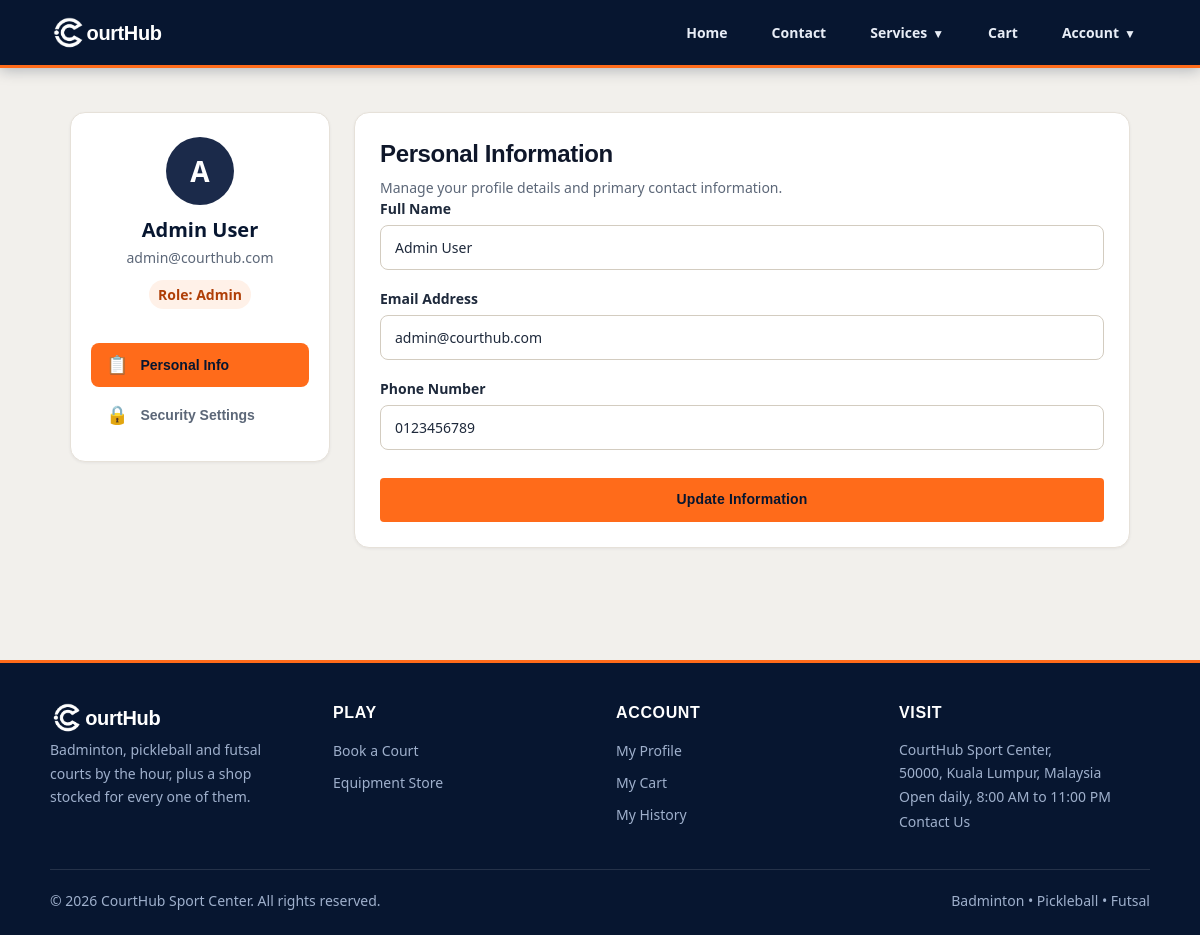
The page /auth/profile.php (signed in) on the database its author committed.
### tables this page shows
CREATE TABLE users (
    user_id         INT AUTO_INCREMENT PRIMARY KEY,
    full_name       VARCHAR(100) NOT NULL,
    email           VARCHAR(100) NOT NULL UNIQUE,
    password_hash   VARCHAR(255) NOT NULL,
    phone           VARCHAR(20),
    role            ENUM('customer', 'admin') NOT NULL DEFAULT 'customer',
    created_at      TIMESTAMP DEFAULT CURRENT_TIMESTAMP
);

### config/functions.php (called while the page is built, shortened)
<?php
function h($string) {
    return htmlspecialchars($string ?? '', ENT_QUOTES, 'UTF-8');
}
    ?>

### auth/profile.php (the view, shortened to what this page needs)
<?php
require_once __DIR__ . '/../config/db_connect.php';
require_once __DIR__ . '/../config/functions.php';
$user_id = $_SESSION['user_id'];
$stmt = $conn->prepare("SELECT full_name, email, phone, role, created_at FROM users WHERE user_id = ?");
$stmt->bind_param("i", $user_id);
$stmt->execute();
$current_user = $stmt->get_result()->fetch_assoc();
require_once __DIR__ . '/../includes/header.php';
$active_tab = 'tab-info';
?>
<div class="profile-layout">
    <aside class="profile-sidebar card">
        <div class="user-avatar">
            <?= h(strtoupper(substr($current_user['full_name'], 0, 1))) ?>
        </div>
        <h3 class="user-name"><?= h($current_user['full_name']) ?></h3>
        <p class="user-email"><?= h($current_user['email']) ?></p>
        <span class="tag">Role: <?= h(ucfirst($current_user['role'])) ?></span>
        <nav class="profile-nav">
            <button type="button" class="nav-tab <?= $active_tab === 'tab-info' ? 'active' : '' ?>" data-target="tab-info">
                <span class="nav-icon">📋</span>
                <span class="nav-text">Personal Info</span>
            </button>
            <button type="button" class="nav-tab <?= $active_tab === 'tab-security' ? 'active' : '' ?>" data-target="tab-security">
                <span class="nav-icon">🔒</span>
                <span class="nav-text">Security Settings</span>
            </button>
        </nav>
    </aside>
    <div class="profile-content">
        <div class="card tab-pane <?= $active_tab === 'tab-info' ? 'active' : '' ?>" id="tab-info">
            <h2>Personal Information</h2>
            <p class="muted">Manage your profile details and primary contact information.</p>
            <form method="POST" action="profile.php" id="profileInfoForm" class="auth-form" novalidate>
                <div class="form-group">
                    <label for="full_name">Full Name</label>
                    <input type="text" id="full_name" name="full_name" value="<?= h($current_user['full_name']) ?>" data-original="<?= h($current_user['full_name']) ?>" required>
                </div>
                <div class="form-group">
                    <label for="email">Email Address</label>
                    <input type="email" id="email" name="email" value="<?= h($current_user['email']) ?>" data-original="<?= h($current_user['email']) ?>" required>
                </div>
                <div class="form-group">
                    <label for="phone">Phone Number</label>
                    <input type="text" id="phone" name="phone" value="<?= h($current_user['phone']) ?>" data-original="<?= h($current_user['phone']) ?>" placeholder="e.g. 012-3456789" required>
                </div>
                <button type="submit" class="btn btn-auth-submit">Update Information</button>
            </form>
        </div>
    </div>
</div>
<?php require_once __DIR__ . '/../includes/footer.php'; ?>

### css/style.css (style rules this page uses)
:root { --color-surface: #ffffff; --color-page: #f2f0ec; --color-surface-muted: #eae6df; --color-border: #e6e1d9; --color-border-strong: #d3ccc0; --color-ink: #0f172a; --color-ink-strong: #1e293b; --color-ink-body: #334155; --color-ink-muted: #5c6778; --color-ink-subtle: #98a2b3; --color-primary: #3572d4; --color-primary-dark: #1546a0; --color-primary-soft: #90acf4; --color-navy: #1b2a4a; --color-navy-hover: #2c3e6b; --color-navy-deep: #071630; --focus-ring: 0 0 0 3px rgba(255, 107, 26, 0.32); --color-accent: #ff6b1a; --color-accent-hover: #e85c0d; --color-accent-soft: #fff1e8; --color-accent-ink: #b03f07; --color-on-navy: #e8edf6; --color-on-navy-muted: #9fb0cc; --color-success: #1e7e34; --color-success-soft: #eafaf1; --color-danger: #c0392b; --color-danger-soft: #fdecea; --color-danger-border: #f5c6cb; --color-warning: #e8a33d; --color-warning-soft: #fff4e5; --color-warning-ink: #a15c00; --text-xs: 0.75rem; --text-sm: 0.875rem; --text-base: 1rem; --text-md: 1.125rem; --text-lg: 1.25rem; --text-xl: 1.5rem; --text-2xl: 1.75rem; --text-3xl: 2rem; --text-4xl: 2.5rem; --radius-sm: 4px; --radius-md: 8px; --radius-lg: 12px; --radius-xl: 20px; --radius-pill: 999px; --color-primary-hover: #2a62bd; --color-danger-dark: #a93226; --color-gold: #c8a24a; --color-gold-soft: #f5d78e; --color-star: #f5a623; --color-teal: #16c79a; --font-body: 'Segoe UI', Arial, sans-serif; --font-display: 'Arial Black', Impact, sans-serif; }
* { margin: 0; padding: 0; box-sizing: border-box; }
body { font-family: var(--font-body); background-color: var(--color-page); color: var(--color-ink-strong); line-height: 1.5; }
html { min-height: 100%; }
body { display: flex; flex-direction: column; min-height: 100vh; }
h1, h2, h3, h4, h5, h6 { color: var(--color-ink); font-weight: 700; line-height: 1.3; }
h1, h2 { font-family: var(--font-display); letter-spacing: -0.015em; }
h2 { font-size: var(--text-xl); }
h3 { font-size: var(--text-lg); }
.card { background: var(--color-surface); border: 1px solid var(--color-border); border-radius: var(--radius-md); padding: 20px; box-shadow: 0 1px 3px rgba(7, 22, 48, 0.06); margin-bottom: 24px; }
.btn { display: inline-block; background-color: var(--color-accent); color: var(--color-navy-deep); border: 1px solid transparent; padding: 10px 18px; border-radius: var(--radius-sm); cursor: pointer; font-size: var(--text-sm); font-weight: 700; letter-spacing: 0.01em; line-height: 1.4; transition: background-color 0.15s ease, border-color 0.15s ease, box-shadow 0.15s ease; }
.form-group { margin-bottom: 16px; }
.form-group label { display: block; margin-bottom: 6px; font-weight: 600; }
.form-group input, .form-group select, .form-group textarea { width: 100%; padding: 10px; border: 1px solid var(--color-border-strong); border-radius: var(--radius-sm); font-size: var(--text-base); font-family: inherit; color: var(--color-ink-strong); background-color: var(--color-surface); transition: border-color 0.15s ease, box-shadow 0.15s ease; }
.form-group input::placeholder, .form-group textarea::placeholder { color: var(--color-ink-subtle); }
.product-card h2, .card h2 { margin-bottom: 8px; }
.muted { color: var(--color-ink-muted); font-size: var(--text-sm); }
.tag, .amount-pill, .mini-pill, .status { display: inline-block; border-radius: var(--radius-pill); padding: 4px 9px; font-size: var(--text-sm); font-weight: 700; }
.tag { background-color: var(--color-accent-soft); color: var(--color-accent-ink); margin-bottom: 10px; }
.card { background:white; padding:25px; border-radius:15px; }

### rows shown on the page
users: full_name "A", full_name "Admin User", email "admin@courthub.com", role "Admin", phone "0123456789"
